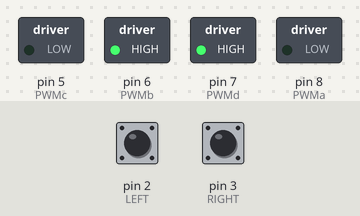
Simulated run of this sketch. Board: Arduino Uno, built with avr-gcc and run on an emulated ATmega328P. Shown: switched loads named in the sketch (green lamp = pin HIGH). Dashed ring = blinking. The test bench sets the inputs (shaded band); at power-on: pin 2 (LEFT) HIGH, pin 3 (RIGHT) HIGH.

Above: at 1.2 s.
1.3 s: pin 2 (LEFT) pulled LOW for 0.15 s
At 1.9 s:
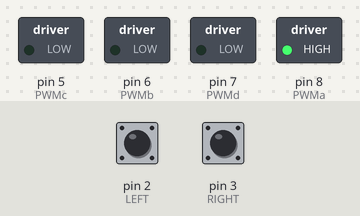
3.5 s: pin 3 (RIGHT) pulled LOW for 1 s
At 3.62 s:
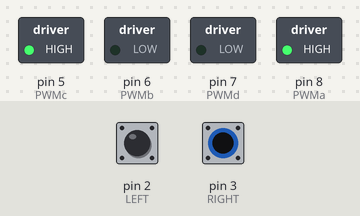
6.5 s: pin 3 (RIGHT) pulled LOW for 3.2 s
At 10.7 s:
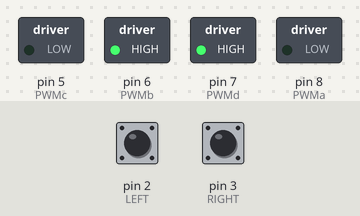
11.2 s: pin 2 (LEFT) pulled LOW for 3.2 s
At 11.32 s:
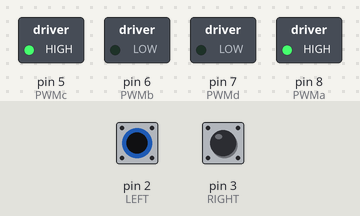
Timing chart, 0 to 16.5 s (numbered marks = the images above; inputs shaded):
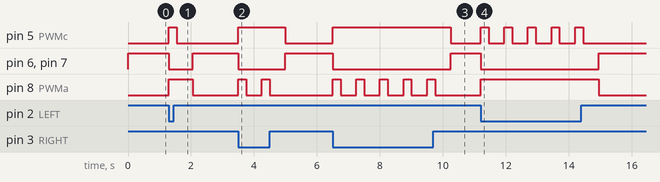

Measured:
- after the input at 1.3 s, pin 5 (PWMc): LOW → HIGH at once, → LOW 0.25 s later; pin 6 (PWMb), pin 7 (PWMd): HIGH → LOW at once, → HIGH 0.75 s later; pin 8 (PWMa): LOW → HIGH at once, → LOW 0.75 s later
- after the input at 3.5 s, pin 5 (PWMc): LOW → HIGH at once, → LOW 1.5 s later; pin 6 (PWMb), pin 7 (PWMd): HIGH → LOW at once, → HIGH 1.5 s later; pin 8 (PWMa): alternates HIGH for 0.25 s and LOW for 0.50 s, 4 changes in all, then stays LOW, starting at once
- after the input at 6.5 s, pin 5 (PWMc): LOW → HIGH at once, → LOW 3.8 s later; pin 6 (PWMb), pin 7 (PWMd): HIGH → LOW at once, → HIGH 3.8 s later; pin 8 (PWMa): alternates HIGH for 0.25 s and LOW for 0.50 s, 10 changes in all, then stays LOW, starting at once
- after the input at 11.2 s, pin 5 (PWMc): alternates HIGH for 0.25 s and LOW for 0.50 s, 10 changes in all, then stays LOW, starting at once; pin 6 (PWMb), pin 7 (PWMd): HIGH → LOW at once, → HIGH 3.8 s later; pin 8 (PWMa): LOW → HIGH at once, → LOW 3.8 s later

The sketch:

bumpercar.ino
```cpp
//**********************************//
//* Bumper Car                     *//
//* for EEEBot                     *//
//*                                *//
//* UoN 2020                       *//
//**********************************//

// name the motor control pins
#define PWMa 8
#define PWMb 6
#define PWMc 5
#define PWMd 7

// name the bumper pins
#define LEFT 2
#define RIGHT 3

// define a limit value
#define LIMIT 1000

void setup() {
  // configure the motor control pins as outputs
  pinMode(PWMa, OUTPUT);
  pinMode(PWMb, OUTPUT);
  pinMode(PWMc, OUTPUT);
  pinMode(PWMd, OUTPUT);

  // configure the bumper pins as inputs with a pullup resistor active
  pinMode(LEFT, INPUT_PULLUP);
  pinMode(RIGHT, INPUT_PULLUP);
}

void loop() {
  if(!digitalRead(RIGHT))
  {
    // backwards
    digitalWrite(PWMa, HIGH);
    digitalWrite(PWMb, LOW);
    digitalWrite(PWMc, HIGH);
    digitalWrite(PWMd, LOW);

    delay(250);

    //Reverse Left
    digitalWrite(PWMa, LOW);
    digitalWrite(PWMb, LOW);
    digitalWrite(PWMc, HIGH);
    digitalWrite(PWMd, LOW);

    delay(500);
  }

  if(!digitalRead(LEFT))
  {
    // backwards
    digitalWrite(PWMa, HIGH);
    digitalWrite(PWMb, LOW);
    digitalWrite(PWMc, HIGH);
    digitalWrite(PWMd, LOW);

    delay(250);

    //Reverse Right
    digitalWrite(PWMa, HIGH);
    digitalWrite(PWMb, LOW);
    digitalWrite(PWMc, LOW);
    digitalWrite(PWMd, LOW);

    delay(500);
  }

  //forwards
  digitalWrite(PWMa, LOW);
  digitalWrite(PWMb, HIGH);
  digitalWrite(PWMc, LOW);
  digitalWrite(PWMd, HIGH);
}
```
